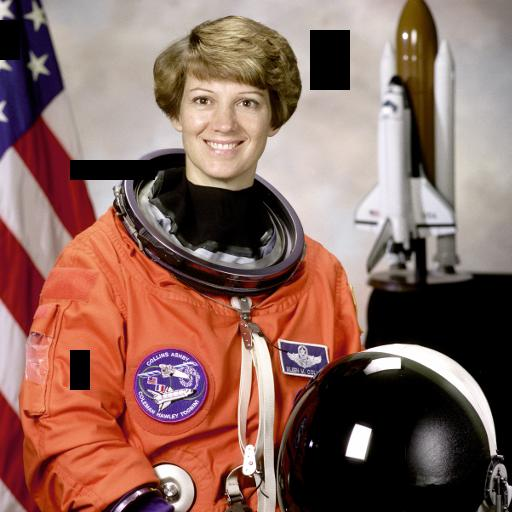
#> input picture 2-machine-learning-scientist-with-python/18-image-processing-in-python/figures/defect_image.jpg, 512 x 512 px, found by its file name
$ jupyter execute --allow-errors 3-image-restoration-noise-segmentation-and-contours.ipynb   (shell and % lines are left out)   (older library calls are emulated)
#> lines starting #> are read from the running program, lines starting #| are printed output that depends on the picture; after the words box and inside, x2 and y2 are one past the last pixel; in counts of white or black regions, pixels touching at a corner belong together
# Image restoration, Noise, Segmentation and Contours
>  So far, you have done some very cool things with your image processing skills! In this chapter, you will apply image restoration to remove objects, logos, text, or damaged areas in pictures! You will also learn how to apply noise, use segmentation to speed up processing, and find elements in images by their contours.

- toc: true
- badges: true
- comments: true
- author: Lucas Nunes
- categories: [Datacamp]
- image: images/datacamp/___

> Note: This is a summary of the course's chapter 3 exercises "Image Processing in Python" at datacamp. <br>[Github repo](https://github.com/lnunesAI/Datacamp/) / [Course link](https://www.datacamp.com/tracks/machine-learning-scientist-with-python)

[cell 1]
import pandas as pd
import numpy as np
import matplotlib.pyplot as plt
import seaborn as sns
plt.rcParams['figure.figsize'] = (8, 8)

## Image restoration

### Let's restore a damaged image

<div class=""><p>In this exercise, we'll restore an image that has missing parts in it, using the <code>inpaint_biharmonic()</code> function. </p>
<p></p><center>

</center>
<center>Loaded as <code>defect_image</code>.</center><p></p>
<p>We'll work on an image from the <code>data</code> module, obtained by <code>data.astronaut()</code>. Some of the pixels have been replaced by 1s using a binary mask, on purpose, to simulate a damaged image. Replacing pixels with 1s turns them totally black. The defective image is saved as an array called <code>defect_image</code>.</p>
<p>The mask is a black and white image with patches that have the position of the image bits that have been corrupted. We can apply the restoration function on these areas. This mask is preloaded as <code>mask</code>.</p>
<p>Remember that inpainting is the process of reconstructing lost or deteriorated parts of images and videos.</p></div>

[cell 2]
def show_image(image, title='Image', cmap_type='gray'):
    plt.imshow(image, cmap=cmap_type)
    plt.title(title)
    plt.axis('off')
    plt.show()

[cell 3]
defect_image = plt.imread('defect_image.jpg')
#> defect_image is the input picture: shape (512, 512, 3); mean R, G, B 137.9, 102.7, 93.5
mask = np.load('mask.npz')
#> (reads 2-machine-learning-scientist-with-python/18-image-processing-in-python/figures/mask.npz from the repository)
mask = mask.f.arr_0

Instructions 1/3
<li>Import the <code>inpaint</code> function in the <code>restoration</code> module in scikit-image (<code>skimage</code>).</li>

[cell 4]
# Import the module from restoration
from skimage.restoration import inpaint

Instructions 2/3
<div class="exercise--instructions exercise--typography"><div class="exercise--instructions__content"><ul>
<li>Show the defective image using <code>show_image()</code>.</li>
</ul></div><div style="margin: 16px -15px 0px;"><section class="dc-sct-feedback" tabindex="-1"><div></div><nav class="dc-sct-feedback__nav"><ul class="dc-sct-feedback__tab-list"></ul></nav></section></div></div>

[cell 5]
# Show the defective image
show_image(defect_image, 'Image to restore')

Instructions 3/3
<li>Call the correct function from <code>inpaint</code>. Use the corrupted image as the first parameter, then the mask and multichannel boolean.</li>

#> (a cell that did not finish here is left out)

**You restored the image successfully. The image looks a lot better now. You can handle colored images that have several missing areas.**

### Removing logos

<div class=""><p>As we saw in the video, another use of image restoration is removing objects from an scene. In this exercise, we'll remove the Datacamp logo from an image.</p>
<p></p><center>

  <br>
<em>Image loaded as <code>image_with_logo</code>.</em>
</center><p></p>
<p>You will create and set the mask to be able to erase the logo by inpainting this area. </p>
<p>Remember that when you want to remove an object from an image you can either manually delineate that object or run some image analysis algorithm to find it.</p></div>

[cell 7]
image_with_logo = plt.imread('image_with_logo.jpg')
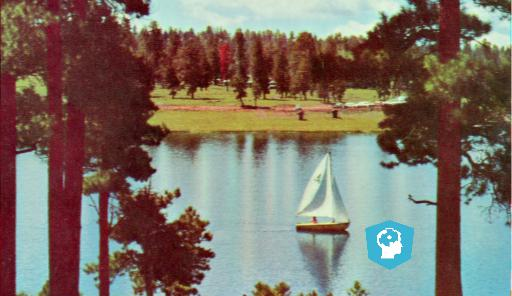
#> input picture 2-machine-learning-scientist-with-python/18-image-processing-in-python/figures/image_with_logo.jpg, 512 x 296 px, found by its file name
#> image_with_logo is the input picture: shape (296, 512, 3); mean R, G, B 124.3, 113.1, 101.9

Instructions
<ul>
<li>Initialize a mask with the same shape as the image, using <code>np.zeros()</code>.</li>
<li>In the mask, set the region that will be inpainted to 1 .</li>
<li>Apply inpainting to <code>image_with_logo</code> using the <code>mask</code>.</li>
</ul>

[cell 8]
# Initialize the mask
mask = np.zeros(image_with_logo.shape[:-1])

# Set the pixels where the logo is to 1
mask[210:272, 360:425] = 1

# Apply inpainting to remove the logo
#> (the rest of this cell did not finish here and is left out)

## Noise

### Let's make some noise!

<div class=""><p>In this exercise, we'll practice adding noise to a fruit image.</p>
<p></p><center>

</center>
<center>
  Image preloaded as <code>fruit_image</code>.
</center><p></p></div>

[cell 9]
fruit_image = plt.imread('fruit_image.jpg')
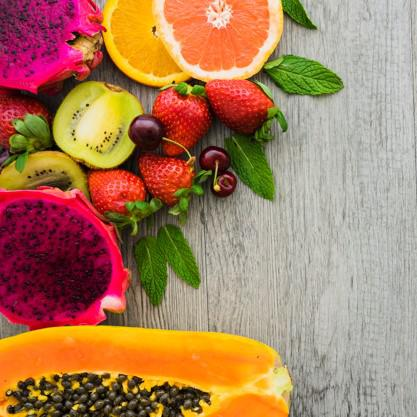
#> input picture 2-machine-learning-scientist-with-python/18-image-processing-in-python/figures/fruit_image.jpg, 417 x 417 px, found by its file name
#> fruit_image is the input picture: shape (417, 417, 3); mean R, G, B 170, 126.8, 94.4

Instructions
<ul>
<li>Import the <code>util</code> module and the random noise function.</li>
<li>Add noise to the image.</li>
<li>Show the original and resulting image.</li>
</ul>

[cell 10]
# Import the module and function
from skimage.util import random_noise

# Add noise to the image
noisy_image = random_noise(fruit_image, mode='s&p')
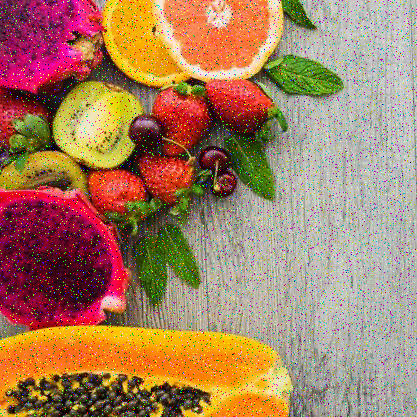
#> noisy_image: shape (417, 417, 3) float64; mean R, G, B 0.658, 0.498, 0.377

# Show original and resulting image
show_image(fruit_image, 'Original')
show_image(noisy_image, 'Noisy image')

### Reducing noise

<div class=""><p>We have a noisy image that we want to improve by removing the noise in it. </p>
<p></p><center>

</center>
<center>Preloaded as <code>noisy_image</code>.</center><p></p>
<p>Use total variation filter denoising to accomplish this.</p></div>

[cell 11]
noisy_image = plt.imread('miny.jpeg')
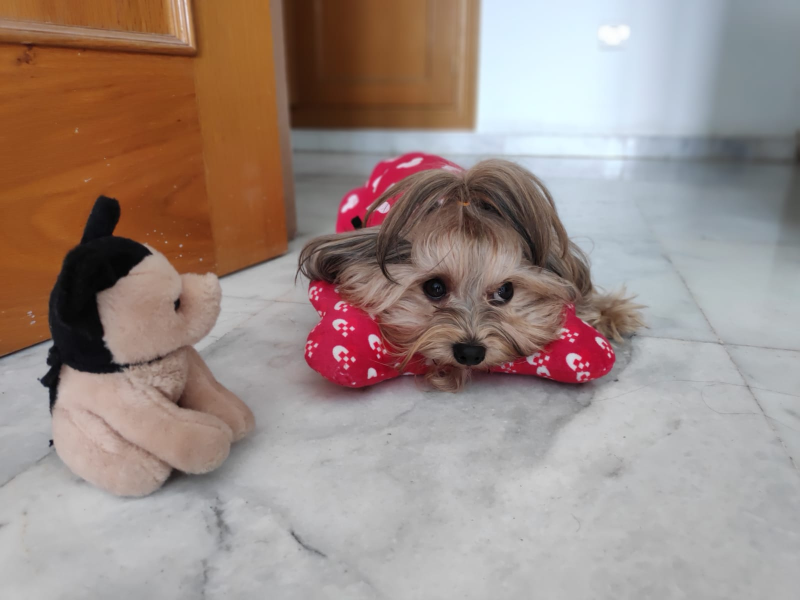
#> input picture 2-machine-learning-scientist-with-python/18-image-processing-in-python/figures/miny.jpeg, 1600 x 1200 px, found by its file name (shown at 1/2 size)
#> noisy_image is the input picture: shape (1200, 1600, 3); mean R, G, B 157, 139.9, 133.1

Instructions
<ul>
<li>Import the <code>denoise_tv_chambolle</code> function from its module.</li>
<li>Apply total variation filter denoising.</li>
<li>Show the original noisy and the resulting denoised image.</li>
</ul>

[cell 12]
# Import the module and function
from skimage.restoration import denoise_tv_chambolle

noisy_image = random_noise(noisy_image, mode='s&p')
# Apply total variation filter denoising
denoised_image = denoise_tv_chambolle(noisy_image,
                                      multichannel=True)

# Show the noisy and denoised images
show_image(noisy_image, 'Noisy')
show_image(denoised_image, 'Denoised image')

### Reducing noise while preserving edges

<div class=""><p>In this exercise, you will reduce the noise in this landscape picture.</p>
<p></p><center>

</center>
<center>Preloaded as <code>landscape_image</code>.</center><p></p>
<p>Since we prefer to preserve the edges in the image, we'll use the bilateral denoising filter.</p></div>

[cell 13]
landscape_image = plt.imread('landscape_image.jpg')
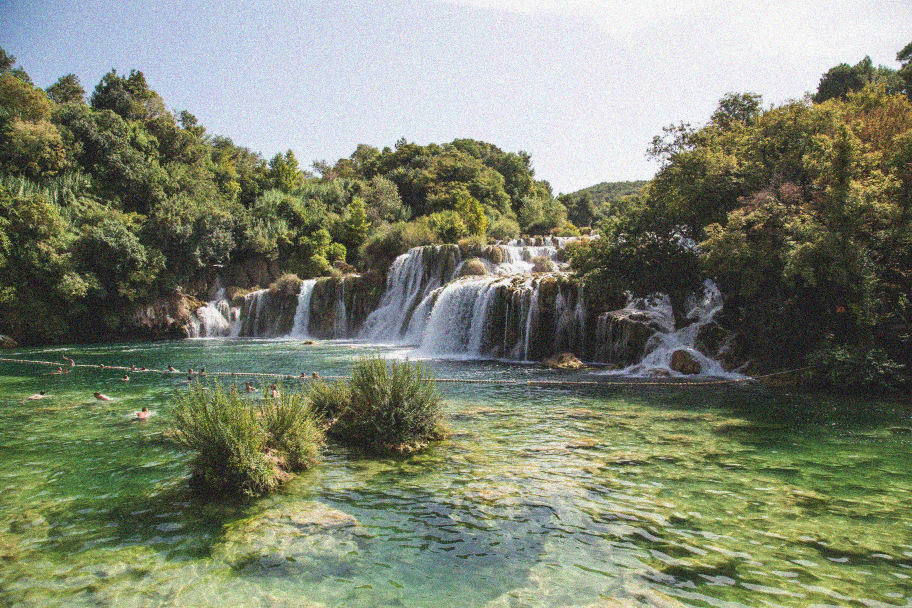
#> input picture 2-machine-learning-scientist-with-python/18-image-processing-in-python/figures/landscape_image.jpg, 1824 x 1216 px, found by its file name (shown at 1/2 size)
#> landscape_image is the input picture: shape (1216, 1824, 3); mean R, G, B 126.6, 132.9, 113.1

Instructions
<ul>
<li>Import the <code>denoise_bilateral</code> function from its module.</li>
<li>Apply bilateral filter denoising.</li>
<li>Show the original noisy and the resulting denoised image.</li>
</ul>

[cell 14]
# Import bilateral denoising function
from skimage.restoration import denoise_bilateral

landscape_image = random_noise(landscape_image, mode='s&p')
# Apply bilateral filter denoising
denoised_image = denoise_bilateral(landscape_image,
                                   multichannel=True)
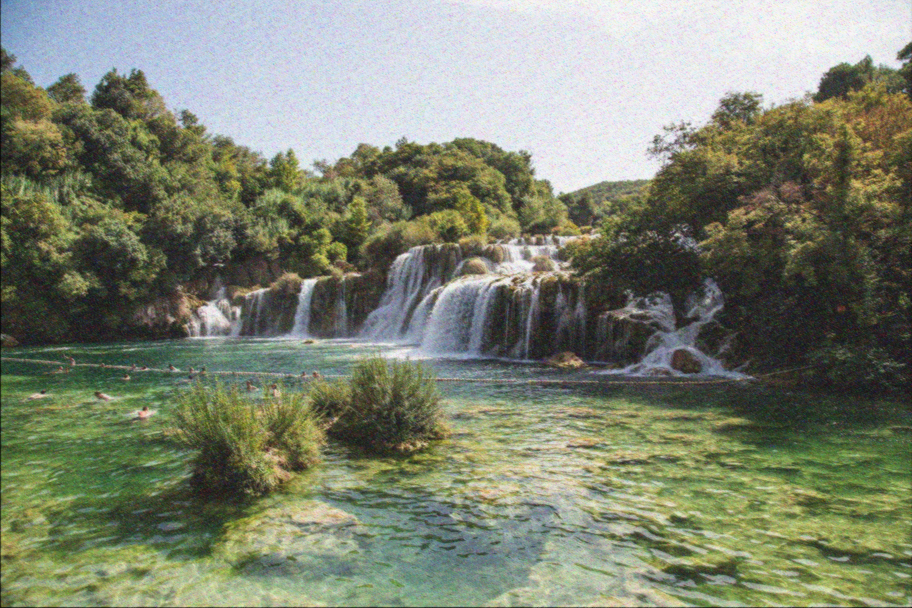
#> denoised_image: shape (1216, 1824, 3) float64 (shown at 1/2 size); mean R, G, B 0.495, 0.519, 0.444

# Show original and resulting images
show_image(landscape_image, 'Noisy image')
show_image(denoised_image, 'Denoised image')

## Superpixels & segmentation

<div class=""><p>Let's calculate the total number of pixels in this image.</p>
<p></p><center>

</center>
<center>Image preloaded as <code>face_image</code></center><p></p>
<p>The total amount of pixel is its resolution. Given by <mjx-container class="MathJax CtxtMenu_Attached_0" jax="CHTML" role="presentation" tabindex="0" ctxtmenu_counter="0" style="font-size: 116.7%; position: relative;"><mjx-math class="MJX-TEX" aria-hidden="true"><mjx-mi class="mjx-i"><mjx-c class="mjx-c1D43B TEX-I"></mjx-c></mjx-mi><mjx-mi class="mjx-i"><mjx-c class="mjx-c1D452 TEX-I"></mjx-c></mjx-mi><mjx-mi class="mjx-i"><mjx-c class="mjx-c1D456 TEX-I"></mjx-c></mjx-mi><mjx-mi class="mjx-i"><mjx-c class="mjx-c1D454 TEX-I"></mjx-c></mjx-mi><mjx-mi class="mjx-i"><mjx-c class="mjx-c210E TEX-I"></mjx-c></mjx-mi><mjx-mi class="mjx-i"><mjx-c class="mjx-c1D461 TEX-I"></mjx-c></mjx-mi><mjx-mo class="mjx-n" space="3"><mjx-c class="mjx-cD7"></mjx-c></mjx-mo><mjx-mi class="mjx-i" space="3"><mjx-c class="mjx-c1D44A TEX-I"></mjx-c></mjx-mi><mjx-mi class="mjx-i"><mjx-c class="mjx-c1D456 TEX-I"></mjx-c></mjx-mi><mjx-mi class="mjx-i"><mjx-c class="mjx-c1D451 TEX-I"></mjx-c></mjx-mi><mjx-mi class="mjx-i"><mjx-c class="mjx-c1D461 TEX-I"></mjx-c></mjx-mi><mjx-mi class="mjx-i"><mjx-c class="mjx-c210E TEX-I"></mjx-c></mjx-mi></mjx-math><mjx-assistive-mml role="presentation" unselectable="on" display="inline"><math xmlns="http://www.w3.org/1998/Math/MathML"><mi>H</mi><mi>e</mi><mi>i</mi><mi>g</mi><mi>h</mi><mi>t</mi><mo>×</mo><mi>W</mi><mi>i</mi><mi>d</mi><mi>t</mi><mi>h</mi></math></mjx-assistive-mml></mjx-container>.</p>
<p>Use <code>.shape</code> from NumPy which is preloaded as <code>np</code>, in the console to check the width and height of the image.</p></div>

[cell 15]
face_image = plt.imread('face_image.jpg')
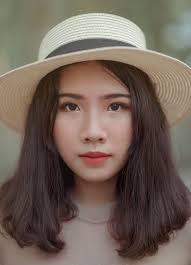
#> input picture 2-machine-learning-scientist-with-python/18-image-processing-in-python/figures/face_image.jpg, 191 x 265 px, found by its file name
#> face_image is the input picture: shape (265, 191, 3); mean R, G, B 114.7, 99.1, 89.1

[cell 16]
face_image.shape
#> Out = (265, 191, 3)

<pre>
Possible Answers

face_image is 191 * 191 = 36,481 pixels

<b>face_image is 265 * 191 = 50,615 pixels</b>

face_image is 1265 * 1191 = 1,506,615 pixels

face_image is 2265 * 2191 = 4,962,615 pixels
</pre>

**The image is 50,615 pixels in total.**

### Superpixel segmentation

<div class=""><p>In this exercise, you will apply unsupervised segmentation to the same image, before it's passed to a face detection machine learning model. </p>
<p>So you will reduce this image from <mjx-container class="MathJax CtxtMenu_Attached_0" jax="CHTML" role="presentation" tabindex="0" ctxtmenu_counter="1" style="font-size: 116.7%; position: relative;"><mjx-math class="MJX-TEX" aria-hidden="true"><mjx-mn class="mjx-n"><mjx-c class="mjx-c32"></mjx-c><mjx-c class="mjx-c36"></mjx-c><mjx-c class="mjx-c35"></mjx-c></mjx-mn><mjx-mo class="mjx-n" space="3"><mjx-c class="mjx-cD7"></mjx-c></mjx-mo><mjx-mn class="mjx-n" space="3"><mjx-c class="mjx-c31"></mjx-c><mjx-c class="mjx-c39"></mjx-c><mjx-c class="mjx-c31"></mjx-c></mjx-mn><mjx-mo class="mjx-n" space="4"><mjx-c class="mjx-c3D"></mjx-c></mjx-mo><mjx-mn class="mjx-n" space="4"><mjx-c class="mjx-c35"></mjx-c><mjx-c class="mjx-c30"></mjx-c></mjx-mn><mjx-mo class="mjx-n"><mjx-c class="mjx-c2C"></mjx-c></mjx-mo><mjx-mn class="mjx-n" space="2"><mjx-c class="mjx-c36"></mjx-c><mjx-c class="mjx-c31"></mjx-c><mjx-c class="mjx-c35"></mjx-c></mjx-mn></mjx-math><mjx-assistive-mml role="presentation" unselectable="on" display="inline"><math xmlns="http://www.w3.org/1998/Math/MathML"><mn>265</mn><mo>×</mo><mn>191</mn><mo>=</mo><mn>50</mn><mo>,</mo><mn>615</mn></math></mjx-assistive-mml></mjx-container> pixels down to <mjx-container class="MathJax CtxtMenu_Attached_0" jax="CHTML" role="presentation" tabindex="0" ctxtmenu_counter="2" style="font-size: 116.7%; position: relative;"><mjx-math class="MJX-TEX" aria-hidden="true"><mjx-mn class="mjx-n"><mjx-c class="mjx-c34"></mjx-c><mjx-c class="mjx-c30"></mjx-c><mjx-c class="mjx-c30"></mjx-c></mjx-mn></mjx-math><mjx-assistive-mml role="presentation" unselectable="on" display="inline"><math xmlns="http://www.w3.org/1998/Math/MathML"><mn>400</mn></math></mjx-assistive-mml></mjx-container> regions.</p>
<p></p><center>

</center>
<center>Already preloaded as <code>face_image</code>.</center><p></p>
<p>The <code>show_image()</code> function has been preloaded for you as well.</p></div>

[cell 17]
# Import the slic function from segmentation module
from skimage.segmentation import slic

# Import the label2rgb function from color module
from skimage.color import label2rgb

# Obtain the segmentation with 400 regions
segments = slic(face_image, n_segments= 400)
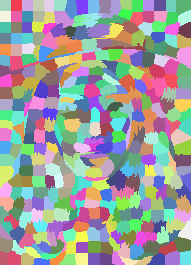
#> segments: shape (265, 191) int64; 377 distinct labels, from 1 to 377; one colour per label, 0 black

# Put segments on top of original image to compare
segmented_image = label2rgb(segments, face_image, kind='avg')

# Show the segmented image
show_image(segmented_image, "Segmented image, 400 superpixels")

**You reduced the image from 50,615 pixels to 400 regions! Much more computationally efficient for, for example, face detection machine learning models.**

## Finding contours

<div class=""><p>In this exercise we'll find the contour of a horse. </p>
<p>For that we will make use of a <strong>binarized</strong> image provided by scikit-image in its <code>data</code> module. Binarized images are easier to process when finding contours with this algorithm. Remember that contour finding only supports 2D image arrays.</p>
<p>Once the contour is detected, we will display it together with the original image. That way we can check if our analysis was correct!</p>
<p><code>show_image_contour(image, contours)</code> is a preloaded function that displays the image with all contours found using Matplotlib.</p>
<p></p><center>

</center><p></p>
<p>Remember you can use the <code>find_contours()</code> function from the measure module, by passing the thresholded image and a constant value.</p></div>

[cell 18]
def show_image_contour(image, contours):
    plt.figure()
    for n, contour in enumerate(contours):
        plt.plot(contour[:, 1], contour[:, 0], linewidth=3)
    plt.imshow(image, interpolation='nearest', cmap='gray_r')
    plt.title('Contours')
    plt.axis('off')
    plt.show()

Instructions
<ul>
<li>Import the data and the module needed for contouring detection.</li>
<li>Obtain the horse image shown in the context area.</li>
<li>Find the contours of the horse image using a constant level value of 0.8.</li>
</ul>

[cell 19]
# Import the modules
from skimage import measure, data

# Obtain the horse image
horse_image = data.horse()
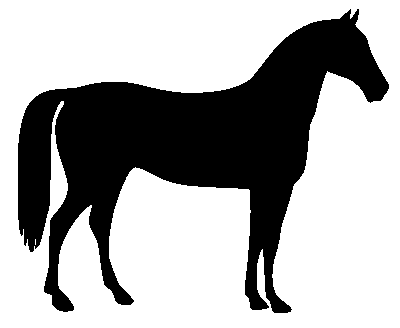
#> input picture skimage.data.horse(), 400 x 328 px
#> horse_image is the input picture: shape (328, 400) bool; 66.9% white; 1 black region, box (x1, y1, x2, y2) and area: (18, 9, 389, 313) 43412

# Find the contours with a constant level value of 0.8
contours = measure.find_contours(horse_image, 0.8)
#> contours = 2 point arrays, longest 2645 points

# Shows the image with contours found
show_image_contour(horse_image, contours)
#> the loop in show_image_contour, `for n, contour in enumerate(contours):` made 2 passes
#> in show_image_contour, `plt.show()`:
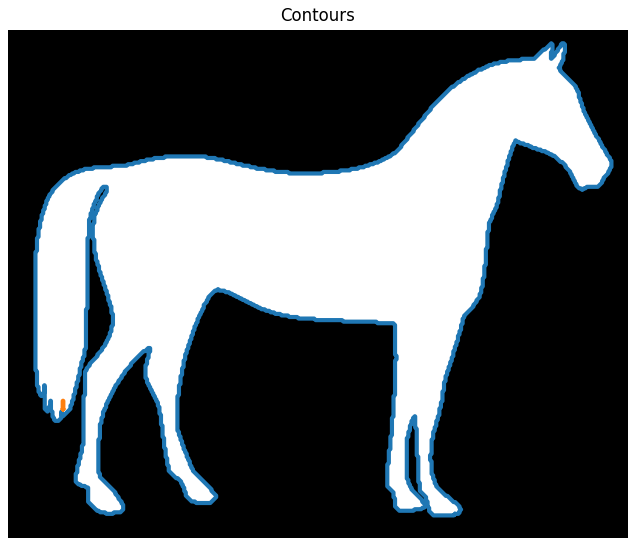
#> figure drawn by matplotlib, 1 panel

**You were able to find the horse contours! In the next exercise you will do some image preparation first and binarize the image yourself before finding the contours.**

### Find contours of an image that is not binary

<div class=""><p>Let's work a bit more on how to prepare an image to be able to find its contours and extract information from it.</p>
<p>We'll process an image of two purple dice loaded as <code>image_dice</code> and determine what number was rolled for each dice.</p>
<p></p><center>

</center><p></p>
<p>In this case, the image is not grayscale or binary yet. This means we need to perform some image pre-processing steps before looking for the contours. First, we'll transform the image to a 2D array grayscale image and next apply thresholding. Finally, the contours are displayed together with the original image.</p>
<p><code>color</code>, <code>measure</code> and <code>filters</code> modules are already imported so you can use the functions to find contours and apply thresholding.</p>
<p>We also import <code>io</code> module to load the <code>image_dice</code> from local memory, using <code>imread</code>. <a href="https://scikit-image.org/docs/dev/api/skimage.io.html" target="_blank" rel="noopener noreferrer">Read more here.</a></p></div>

[cell 20]
# [8 lines left out: function show_image_contour, not called in this run]

#> (a cell that did not finish here is left out)

Instructions 1/4
<li>Transform the image to grayscale using <code>rgb2gray()</code>.</li>

#> (a cell that did not finish here is left out)

Instructions 2/4
<li>Obtain the optimal threshold value for the image and set it as <code>thresh</code>.</li>

#> (a cell that did not finish here is left out)

Instructions 3/4
<li>Apply thresholding to the image once you have the optimal threshold value <code>thresh</code>, using the corresponding operator.</li>

#> (a cell that did not finish here is left out)

Instructions 4/4
<li>Apply the corresponding function to obtain the contours and use a value level of 0.8.</li>

#> (a cell that did not finish here is left out)

**You made the image a 2D array by slicing, applied thresholding and succesfully found the contour. Now you can apply it to any image you work on in the future.**

### Count the dots in a dice's image

<div class="exercise--assignment exercise--typography"><h1 class="exercise--title">Count the dots in a dice's image</h1><div class=""><p>Now we have found the contours, we can extract information from it.</p>
<p>In the previous exercise, we prepared a purple dices image to find its contours:</p>
<p></p>
<p>This time we'll determine what number was rolled for the dice, by counting the dots in the image.</p>
<p>The contours found in the previous exercise are preloaded as <code>contours</code>.</p>
<p>Create a list with all contour's shapes as <code>shape_contours</code>. You can see all the contours shapes by calling <code>shape_contours</code> in the console, once you have created it.</p>
<p>Check that most of the contours aren't bigger in size than 50. If you count them, they are the exact number of dots in the image.</p>
<p><code>show_image_contour(image, contours)</code> is a preloaded function that displays the image with all contours found using Matplotlib.</p></div></div>

[cell 26]
# Create list with the shape of each contour
shape_contours = [cnt.shape[0] for cnt in contours]
#> shape_contours = [2645, 15]

# Set 50 as the maximum size of the dots shape
max_dots_shape = 50

# Count dots in contours excluding bigger than dots size
dots_contours = [cnt for cnt in contours if np.shape(cnt)[0] < max_dots_shape]
#> dots_contours = 1 point arrays, longest 15 points

# Shows all contours found
#> (the rest of this cell did not finish here and is left out)
